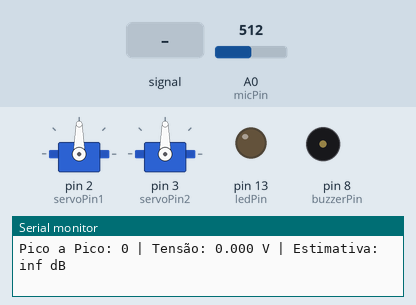
Simulated run of this sketch. Board: Arduino Uno, built with avr-gcc and run on an emulated ATmega328P. On the bench: 2 × servo, output pins drawn as LEDs (lit = HIGH), buzzer (waves = sounding), the last lines printed to the serial monitor. Inputs (shaded band) come from the test bench; at power-on: A0 (micPin) = 512.

Above: at 1.2 s.
1.3 s: A0 (micPin) fed a 200 Hz sine of ±255 counts around its level
At 1.65 s:
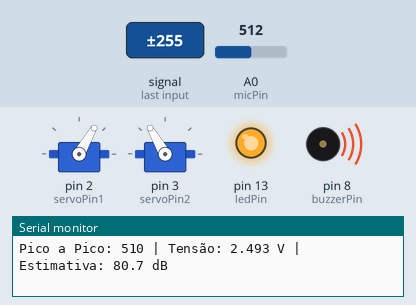
At 6.8 s:
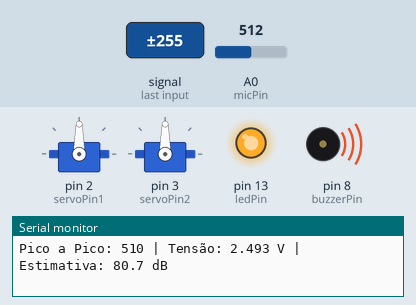
Timing chart, 0 to 12.9 s (numbered marks = the images above; inputs shaded):
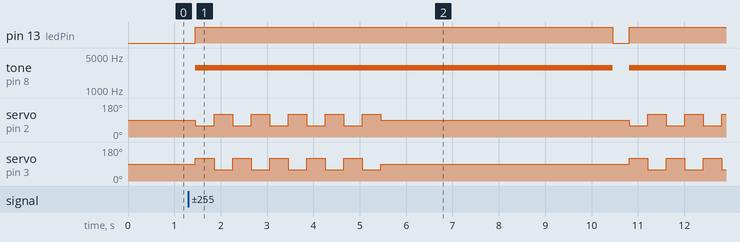

The sketch:

SESIBEIScomServo.ino
```cpp
#include <Servo.h>  // Biblioteca para controlar os servos

const int micPin = A0;
const int buzzerPin = 8;
const int ledPin = 13;  // Pino do LED
const int sampleWindow = 50; // Janela de amostragem em milissegundos
unsigned int sample;

// Servos (as "pernas" do robô)
const int servoPin1 = 2;
const int servoPin2 = 3;
Servo servo1;
Servo servo2;

unsigned long previousMillis = 0; // Armazena o tempo do último piscar do LED
const long interval = 500;        // Intervalo de tempo para o piscar (em milissegundos)

void setup() {
  Serial.begin(9600);

  pinMode(buzzerPin, OUTPUT);
  pinMode(ledPin, OUTPUT);
  digitalWrite(buzzerPin, LOW);
  digitalWrite(ledPin, LOW);

  // Inicializa os servos
  servo1.attach(servoPin1);
  servo2.attach(servoPin2);

  // Coloca os servos na posição inicial
  servo1.write(90);
  servo2.write(90);
}

void loop() {
  // Desliga o buzzer e LED durante a medição para evitar interferência
  digitalWrite(buzzerPin, LOW);
  digitalWrite(ledPin, LOW);

  unsigned long startMillis = millis();
  unsigned int peakToPeak = 0;
  unsigned int signalMax = 0;
  unsigned int signalMin = 1023;

  while (millis() - startMillis < sampleWindow) {
    sample = analogRead(micPin);
    if (sample < 1023) {
      if (sample > signalMax) {
        signalMax = sample;
      }
      if (sample < signalMin) {
        signalMin = sample;
      }
    }
  }

  peakToPeak = signalMax - signalMin;

  // Convertendo para tensão
  float voltage = (peakToPeak * 5.0) / 1023.0;

  // Calibrado: 0.323V ≈ 63 dB
  float dB = 20.0 * log10(voltage / 0.000229);

  Serial.print("Pico a Pico: ");
  Serial.print(peakToPeak);
  Serial.print(" | Tensão: ");
  Serial.print(voltage, 3);
  Serial.print(" V | Estimativa: ");
  Serial.print(dB, 1);
  Serial.println(" dB");

  // Após a medição, decide se dá o alerta
  if (dB >= 77.6) {
    tone(buzzerPin, 2900); // Toca um som de 2.9 kHz

    // Pisca o LED enquanto o som é emitido
    unsigned long currentMillis = millis();
    if (currentMillis - previousMillis >= interval) {
      previousMillis = currentMillis;

      int ledState = digitalRead(ledPin);
      digitalWrite(ledPin, (ledState == LOW) ? HIGH : LOW);
    }

    // Movimento dos servos (as "pernas" do robô)
    for (int i = 0; i < 5; i++) {  // Faz 3 movimentos de "passo"
      servo1.write(60);  // Move uma perna
      servo2.write(120); // Move a outra perna
      delay(400);
      servo1.write(120);
      servo2.write(60);
      delay(400);
    }

    // Volta à posição neutra
    servo1.write(90);
    servo2.write(90);

    delay(5000);               // Mantém o alerta por 5 segundos
    noTone(buzzerPin);         // Desliga o buzzer
    digitalWrite(ledPin, LOW); // Garante que o LED fique apagado
  } else {
    digitalWrite(ledPin, LOW);
  }

  delay(300); // Espera antes de uma nova leitura
}
```

Measured:
- after the input at 1.3 s, pin 13 (ledPin): LOW → HIGH after 0.16 s, → LOW 9.0 s later, → HIGH 0.35 s later; tone on pin 8 (buzzerPin): silent → 2900 Hz after 0.16 s, → silent 9.0 s later, → 2900 Hz 0.35 s later
